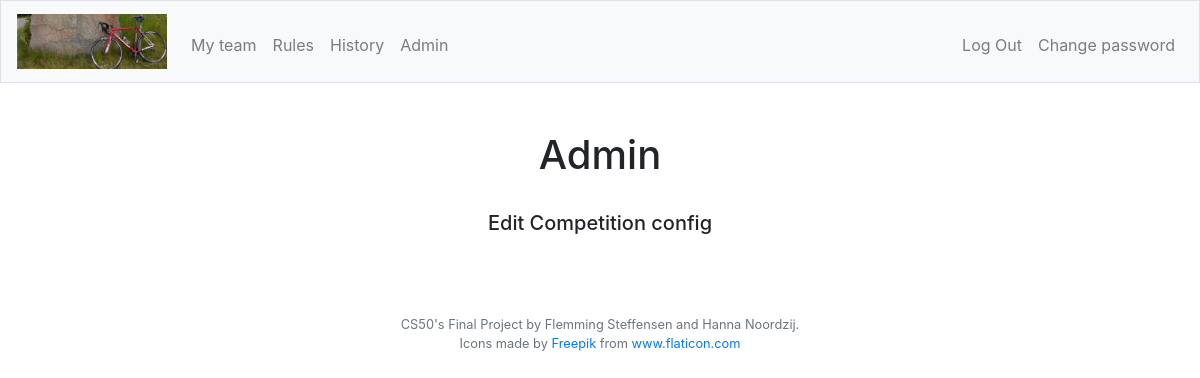
Page /editComp?activecomp=22 (signed in) on the earlier database version.
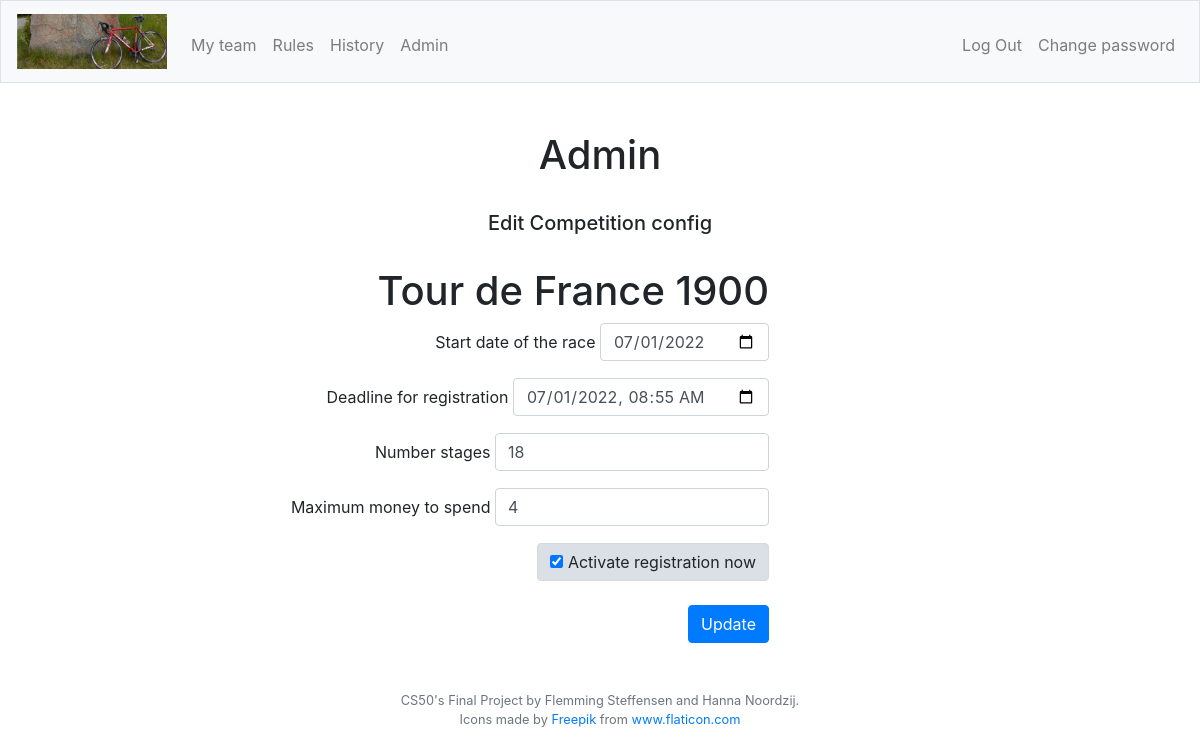
Same page on the later database version.
### tables this page shows
CREATE TABLE "competitions" (
	"id"	INTEGER NOT NULL UNIQUE,
	"racetype_id"	INTEGER NOT NULL,
	"year"	TEXT NOT NULL,
	"startdate"	TEXT NOT NULL,
	"reg_active"	INTEGER NOT NULL,
	"reg_stop"	TEXT NOT NULL,
	"racedays"	INTEGER NOT NULL,
	"total_price"	INTEGER NOT NULL DEFAULT 0,
	"min_outsider"	INTEGER NOT NULL DEFAULT 0,
	PRIMARY KEY("id" AUTOINCREMENT),
	FOREIGN KEY("racetype_id") REFERENCES "racetypes"("id")
);

### app.py (the view, shortened to what this page needs)
@app.route("/editComp", methods=["GET", "POST"])
@login_required
def editComp():
    if request.method == "GET":
        role = getRole()
        compid = request.args.get('activecomp', None)
        comps = db.execute("SELECT id, racetype_id, year, startdate, reg_stop, racedays, reg_active, total_price FROM competitions WHERE id = :compid", compid=compid)
        return render_template("editComp.html", comps=comps, role=role)

### app.py (called while the page is built)
@app.after_request
def after_request(response):
    response.headers["Cache-Control"] = "no-cache, no-store, must-revalidate"
    response.headers["Expires"] = 0
    response.headers["Pragma"] = "no-cache"
    return response

### helpers.py (called while the page is built)
def login_required(f):
    @wraps(f)
    def decorated_function(*args, **kwargs):
        if session.get("user_id") is None:
            return redirect("/login")
        return f(*args, **kwargs)
    return decorated_function

def getRole():
    role = db.execute("SELECT role FROM users WHERE id = :userid", userid=session["user_id"])
    role2 = role[0]["role"]
    return role2

### templates/editcomp.html (shortened to what this page needs)
{% extends "layout.html" %}
{% block adminNav %}
    {% if role == 2 %}
        <li class="nav-item"><a class="nav-link" href="/admin">Admin</a></li>
    {% endif %}
{% endblock %}
{% block main %}
<div>
    <h1>Admin</h1>
    <br>
    <h5>Edit Competition config</h5>
    <br>
</div>
{% for comp in comps %}
    <form id="editComp" action="/editComp" method="post">
        <div class="text-right col-lg-8">
            <div>
                {% if comp.racetype_id == 1 %}
                    <h1 class="">Tour de France {{comp.year}}</h1>
                {% elif comp.racetype_id == 2 %}
                    <h1 class="">Giro d'Italia {{comp.year}}</h1>
                {% elif comp.racetype_id == 3 %}
                    <h1 class="">Vuelta a España {{comp.year}}</h1>
                {% else %}
                    <h1 class="">Unknown competition</h1>
                {% endif %}
            </div>
            <div class="form-group">
                <label for="startdate">Start date of the race</label>
                <input class="form-control" name="startdate" placeholder="Startdate" type="date" value="{{ comp.startdate }}" required>
            </div>
            <div class="form-group">
                <label for="reg_stop">Deadline for registration</label>
                <input class="form-control" name="reg_stop" placeholder="Deadline for registration" type="datetime-local" value="{{ comp.reg_stop }}"required>
            </div>
            <div class="form-group">
                <label for="racedays">Number stages</label>
                <input class="form-control" name="racedays" placeholder="Number of stages" type="number" value="{{ comp.racedays }}" required>
            </div>
            <div class="form-group">
                <label for="total_price">Maximum money to spend</label>
                <input class="form-control" name="total_price" placeholder="Maximum money to spend" type="number" value="{{ comp.total_price }}" required>
            </div>
            <div class="form-group">
                <label class="btn btn-light active">
                    <input type="checkbox" checked autocomplete="off" name="reg_active" id="reg_active"> Activate registration now
                </label>
            </div>
            <button class="btn btn-primary" type="submit">Update</button>
        </div>
    </form>
{% endfor %}
{% endblock %}

Differences in the rows shown:
added competitions: year "1900", startdate "07/01/2022", reg_stop "07/01/2022 08:55", racedays "18", total_price "4"
